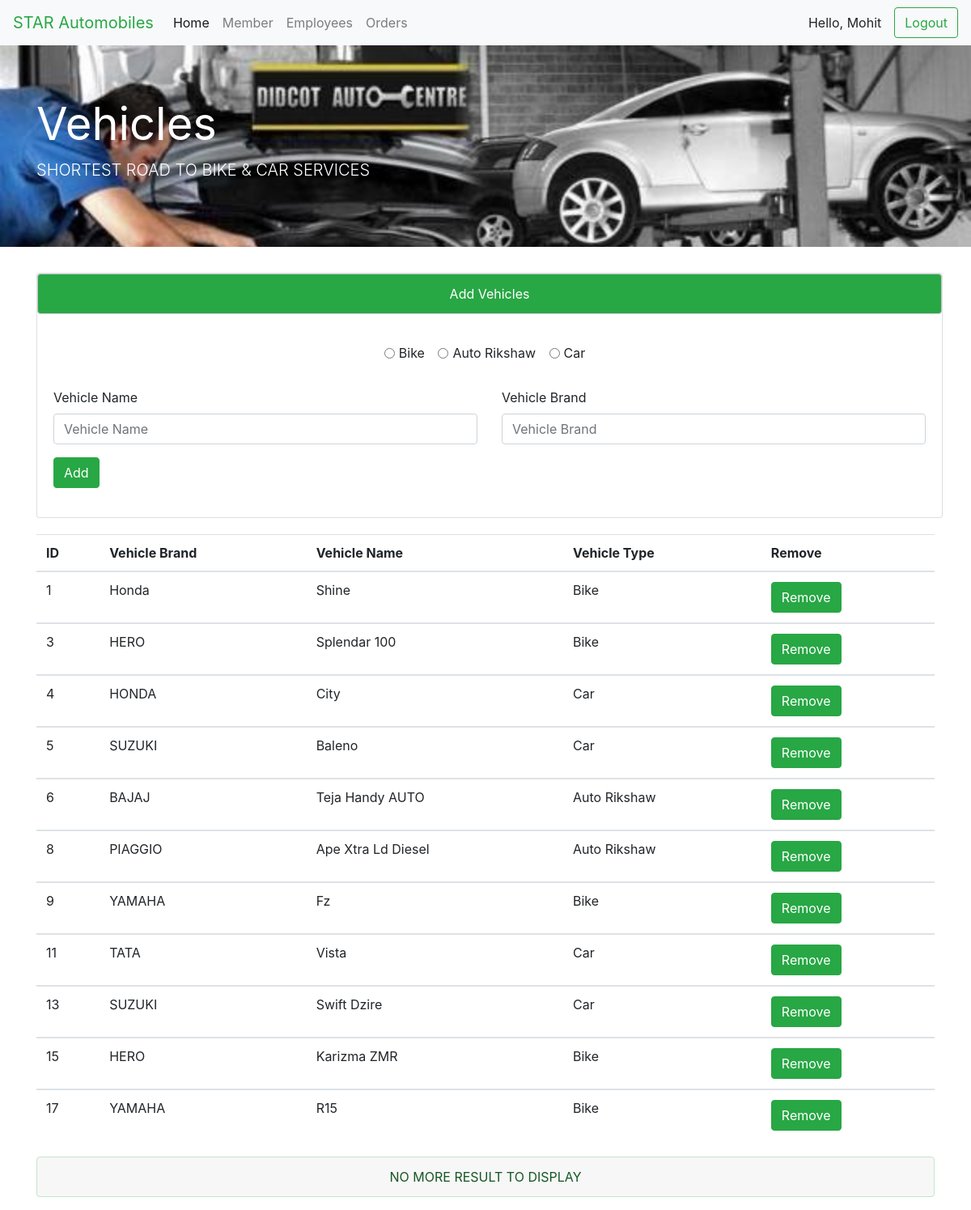
The app's page /Vehicles.php (signed in) with its own data.
### tables this page shows
CREATE TABLE `register` (
  `Id` int(11) NOT NULL,
  `FirstName` varchar(100) NOT NULL,
  `LastName` varchar(100) NOT NULL,
  `Email` varchar(100) NOT NULL,
  `Password` varchar(100) NOT NULL,
  `Mobile` bigint(100) NOT NULL,
  `Address` varchar(100) NOT NULL,
  `City` varchar(100) NOT NULL,
  `State` varchar(100) NOT NULL
);

CREATE TABLE `vehicles` (
  `Id` int(11) NOT NULL,
  `VehicleName` varchar(30) NOT NULL,
  `VehicleBrand` varchar(30) NOT NULL,
  `VehicleType` varchar(30) NOT NULL
);

### Vehicles.php (the view, shortened to what this page needs)
<?php
	include('DBconfig.php');
		$email=$_SESSION['email'];
				$query    = "SELECT * FROM register where Email='$email'";
				$result = mysqli_query($conn,$query);
				while ($row=mysqli_fetch_array($result))
				{
					$FirstName     = $row['FirstName'];
				}
?>
<html>
 <head>
  <link rel="stylesheet" href="boostrap.css">
</head>
<body>
			<nav class="navbar navbar-expand-lg navbar-light bg-light">
			  <a class="navbar-brand" href="Admin.php" style="color:#28a745;">STAR Automobiles</a>
			  <div class="collapse navbar-collapse" id="navbarSupportedContent">
				<ul class="navbar-nav mr-auto">
				   <li class="nav-item active">
					<a class="nav-link" href="Admin.php">Home <span class="sr-only">(current)</span></a>
				  </li>
				   <li class="nav-item">
					<a class="nav-link" href="Member.php">Member</a>
				  </li>
				  <li class="nav-item">
					<a class="nav-link" href="EmployeeDetails.php">Employees</a>
				  </li>
				    <li class="nav-item">
					<a class="nav-link" href="UsersOrders.php">Orders</a>
				  </li>
				</ul>
					<span class="nav-link" ><?php echo "Hello, ". $FirstName; ?></span>
				<a href="Logout.php">
				  <button class="btn btn-outline-success my-2 my-sm-0" type="submit">Logout</button>
				</a>
			  </div>
			</nav>
			<div class="jumbotron jumbotron-fluid" style="background: url('image/4.jpg') no-repeat; background-size:cover ;">
			  <div class="container"  >
				<h1 class="display-4"><span style="color:white;"><b>Vehicles</b></span></h1>
				<p class="lead"><span style="color:white;">SHORTEST ROAD TO BIKE & CAR SERVICES</span></p>
			  </div>
			</div>
			<div class="container">
					<div class="card" style="width: 70rem; margin:auto; margin-top:20px;" >
								<div class="alert alert-dark" role="alert" style="text-align: center; background-color:#28a745; color:white;">
									Add Vehicles
								</div>
							  <div class="card-body">
								<form action=" " method="POST">
								<center style="margin-bottom:30px;">
										<div class="form-check form-check-inline">
										  <input class="form-check-input" type="radio" name="radio" id="inlineRadio1" value="Bike" >
										  <label class="form-check-label" for="inlineRadio1">Bike</label>
										</div>
										<div class="form-check form-check-inline">
										  <input class="form-check-input" type="radio" name="radio" id="inlineRadio2" value="Auto Rikshaw" >
										  <label class="form-check-label" for="inlineRadio2">Auto Rikshaw</label>
										</div>
										<div class="form-check form-check-inline">
										  <input class="form-check-input" type="radio" name="radio" id="inlineRadio3" value="Car" >
										  <label class="form-check-label" for="inlineRadio3">Car</label>
										</div>
								</center>
									 <div class="row">
										<div class="form-group col-md-6">
											  <label for="validationTooltip01">Vehicle Name</label>
											  <input type="text" name="VehicleName" class="form-control" id="validationTooltip01" placeholder="Vehicle Name"  required>
										</div>
										<div class="form-group col-md-6">
											  <label for="validationTooltip01">Vehicle Brand</label>
											  <input type="text" name="VehicleBrand" class="form-control" id="validationTooltip02" placeholder="Vehicle Brand"  required>
										</div>
									 </div>
										<div class="form-group">
											<input class="btn btn-success" name="submit_form" type="submit" value="Add">
										</div>
								  </div>
				  </div>
					<table class="table table-hover"  style="margin-top:20px;">
					  <thead>
							<tr>
								<th scope="col">ID</th>
								<th scope="col">Vehicle Brand</th>
								<th scope="col">Vehicle Name</th>
								<th scope="col">Vehicle Type</th>
								<th scope="col">Remove</th>
							</tr>
					  </thead>
			<?php
				$query    = "SELECT * FROM `vehicles`";
				$result = mysqli_query($conn,$query);
				if(mysqli_num_rows($result)>0)
				{
					while ($row=mysqli_fetch_array($result))
					{
					echo '  <tbody>
							<tr>
								<td> '. $row['Id']	.'</td>
								<td> '. $row['VehicleBrand'].'</td>
								<td>'.$row['VehicleName'].'</td>
								<td> '.$row['VehicleType'].'</td>
								<td> <a href="RemoveVehicles.php?id=' .$row['Id']. ' "> <div class="btn btn-success">Remove</div></a></td>
							</tr>
					  </tbody> ';
					}
				}
			?>
	  </table>
			</div>
			<div class="container">
				<div class="alert alert-success" style="background:#f7f7f7; margin-top:20px;" role="alert"> <center> NO MORE RESULT TO DISPLAY </center> </div>
			</div>
</body>
</html>

### records on screen
register: FirstName "Mohit"
vehicles: Id "1", VehicleBrand "Honda", VehicleName "Shine", VehicleType "Bike"
vehicles: Id "3", VehicleBrand "HERO", VehicleName "Splendar 100", VehicleType "Bike"
vehicles: Id "4", VehicleBrand "HONDA", VehicleName "City", VehicleType "Car"
vehicles: Id "5", VehicleBrand "SUZUKI", VehicleName "Baleno", VehicleType "Car"
vehicles: Id "6", VehicleBrand "BAJAJ", VehicleName "Teja Handy AUTO", VehicleType "Auto Rikshaw"
vehicles: Id "8", VehicleBrand "PIAGGIO", VehicleName "Ape Xtra Ld Diesel", VehicleType "Auto Rikshaw"
vehicles: Id "9", VehicleBrand "YAMAHA", VehicleName "Fz", VehicleType "Bike"
vehicles: Id "11", VehicleBrand "TATA", VehicleName "Vista", VehicleType "Car"
vehicles: Id "13", VehicleBrand "SUZUKI", VehicleName "Swift Dzire", VehicleType "Car"
vehicles: Id "15", VehicleBrand "HERO", VehicleName "Karizma ZMR", VehicleType "Bike"
vehicles: Id "17", VehicleBrand "YAMAHA", VehicleName "R15", VehicleType "Bike"
